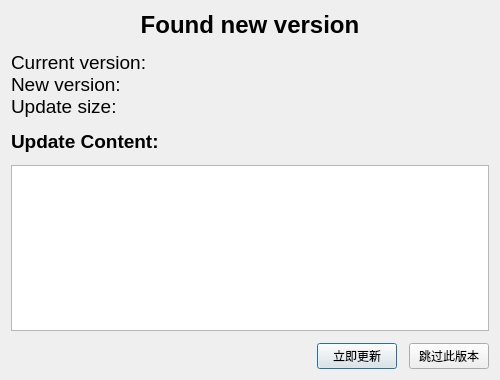
<?xml version="1.0" encoding="UTF-8"?>
<ui version="4.0">
 <class>UpdateDialog</class>
 <widget class="QWidget" name="UpdateDialog">
  <property name="geometry">
   <rect>
    <x>0</x>
    <y>0</y>
    <width>500</width>
    <height>380</height>
   </rect>
  </property>
  <property name="windowTitle">
   <string>Found new version</string>
  </property>
  <layout class="QVBoxLayout" name="verticalLayout">
   <property name="spacing">
    <number>12</number>
   </property>
   <property name="contentsMargins" stdset="0">
    <rect>
     <x>20</x>
     <y>20</y>
     <width>20</width>
     <height>20</height>
    </rect>
   </property>
   <item>
    <widget class="QLabel" name="label_title">
     <property name="font">
      <font>
       <pointsize>18</pointsize>
       <weight>75</weight>
       <bold>true</bold>
      </font>
     </property>
     <property name="text">
      <string>Found new version</string>
     </property>
     <property name="alignment">
      <set>Qt::AlignHCenter|Qt::AlignTop</set>
     </property>
    </widget>
   </item>
   <item>
    <widget class="QLabel" name="label_info">
     <property name="font">
      <font>
       <pointsize>14</pointsize>
      </font>
     </property>
     <property name="text">
      <string>Current version:
New version:
Update size:</string>
     </property>
    </widget>
   </item>
   <item>
    <widget class="QLabel" name="label">
     <property name="font">
      <font>
       <pointsize>14</pointsize>
       <weight>75</weight>
       <bold>true</bold>
      </font>
     </property>
     <property name="text">
      <string>Update Content:</string>
     </property>
    </widget>
   </item>
   <item>
    <widget class="QTextEdit" name="textEdit_content">
     <property name="font">
      <font>
       <pointsize>14</pointsize>
      </font>
     </property>
     <property name="readOnly">
      <bool>true</bool>
     </property>
    </widget>
   </item>
   <item>
    <layout class="QHBoxLayout" name="horizontalLayout">
     <item>
      <spacer name="horizontalSpacer">
       <property name="orientation">
        <enum>Qt::Horizontal</enum>
       </property>
       <property name="sizeHint" stdset="0">
        <size>
         <width>40</width>
         <height>20</height>
        </size>
       </property>
      </spacer>
     </item>
     <item>
      <widget class="QPushButton" name="btn_update">
       <property name="cursor">
        <cursorShape>PointingHandCursor</cursorShape>
       </property>
       <property name="text">
        <string>立即更新</string>
       </property>
       <property name="autoDefault">
        <bool>true</bool>
       </property>
       <property name="default">
        <bool>true</bool>
       </property>
      </widget>
     </item>
     <item>
      <widget class="QPushButton" name="btn_ignore">
       <property name="cursor">
        <cursorShape>PointingHandCursor</cursorShape>
       </property>
       <property name="text">
        <string>跳过此版本</string>
       </property>
      </widget>
     </item>
    </layout>
   </item>
  </layout>
 </widget>
 <resources/>
 <connections/>
</ui>
